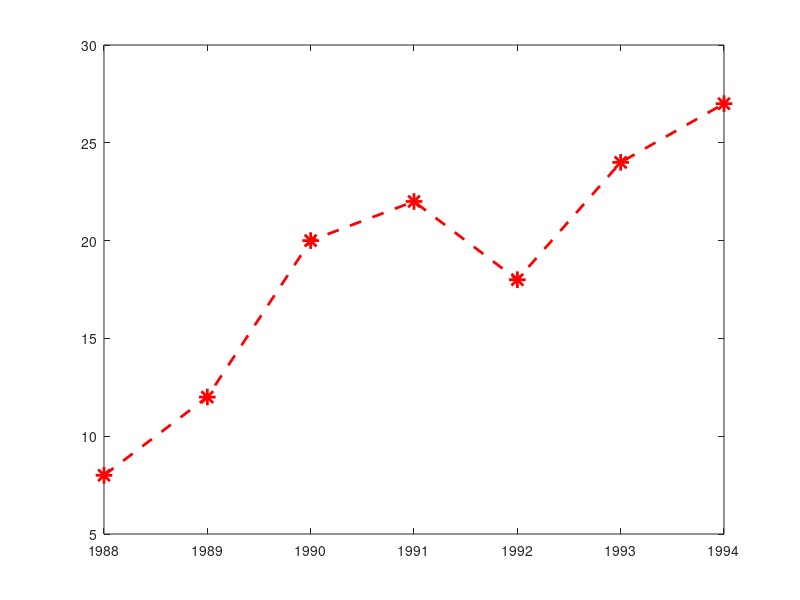

Write the MATLAB code that produced this figure.
% Basic Linear 2D plot
% Linestyle : dashed;       Marker : *;     LineWidth : 2;      MarkerSize : 12

yr = 1988:1994;
sl = [8 12 20 22 18 24 27];

plot(yr,sl,'--r*','LineWidth',2,'MarkerSize',12);